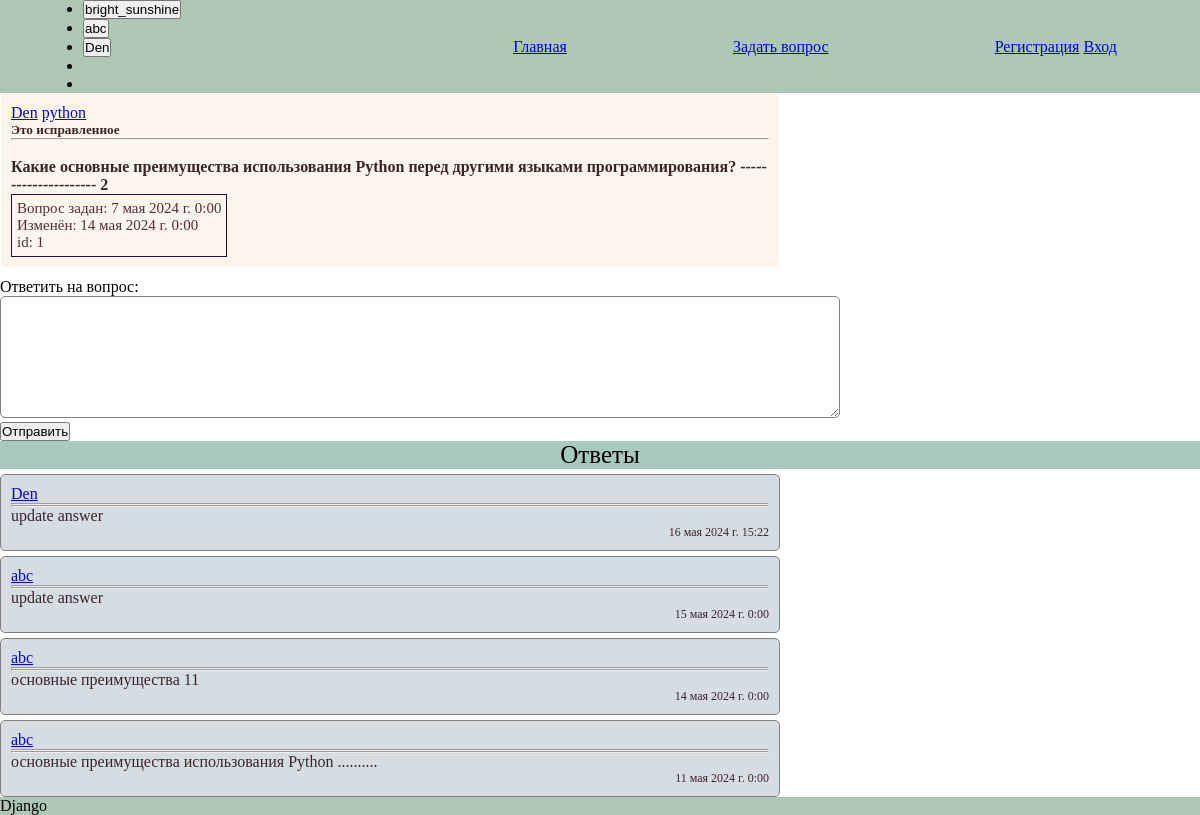
/q/1/, run on an earlier commit of the app's database.
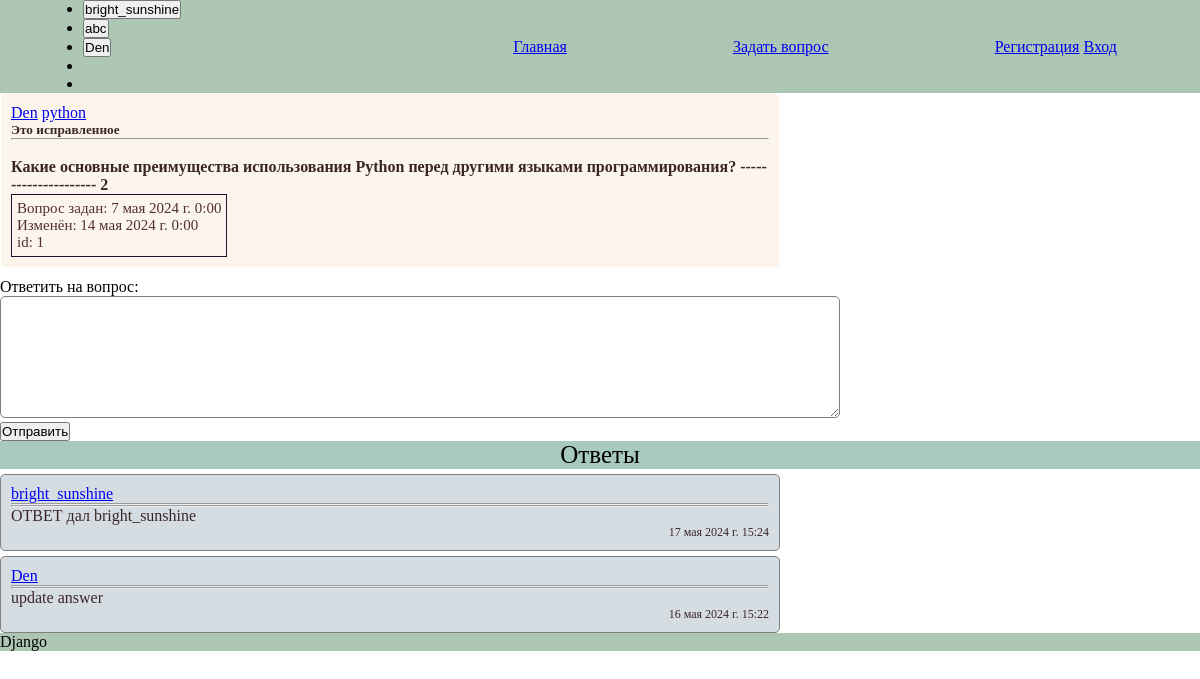
And on a later commit of the database.
### main/models.py (models this page shows, shortened)
class Question(models.Model):
    autor = models.ForeignKey(
        User,
        max_length=20,
        null=True,
        blank=False,
        on_delete=models.SET_NULL,
        related_name="question_set",
    )
    teg = models.CharField(max_length=10, blank=False)
    title = models.CharField(max_length=50, blank=False)
    text = models.TextField(max_length=200, blank=False)
    created_at = models.DateTimeField(auto_now_add=True, blank=False)
    updated_at = models.DateTimeField(auto_now=True, blank=False)
    views = models.SmallIntegerField(default=0)
    @property
    def answers(self):
        return Answer.objects.filter(question=self).order_by("-created_at")

class Answer(models.Model):
    autor = models.ForeignKey(
        User,
        null=True,
        blank=False,
        on_delete=models.SET_NULL,
        related_name="answer_set",
    )
    question = models.ForeignKey(
        Question,
        null=True,
        blank=False,
        on_delete=models.SET_NULL,
        related_name="question_set",
    )
    text = models.TextField(max_length=20, blank=False)
    created_at = models.DateTimeField(auto_now_add=True, blank=False)
    updated_at = models.DateTimeField(auto_now=True, blank=False)
    parent = models.ForeignKey(
        "self", null=True, blank=False, on_delete=models.SET_NULL
    )
    correct = models.BooleanField(default=False, blank=True)

### main/views.py (the view, shortened to what this page needs)
# urls.py: path("q/<int:question_id>/", question, name="question"),  # 1
def question(request, **kwargs):
    print(kwargs, "<<<< ---------- kwargs ----------")
    try:
        question_obj = Question.objects.get(id=kwargs["question_id"])
        context = {"quest": question_obj}
        return render(request, "questions.html", context)
    except Exception as e:
        print(e, "<<< eeeeee")
        return HttpResponse("err")

### templates/questions.html (shortened to what this page needs)
{% extends 'main.html' %}
{% load static %}
{% block content %}
  <link rel="stylesheet" type="text/css" href="{% static 'css/style.css' %}" />
  <div id="conteiner">
    <div id="box">
      <div>
        <a href="/user/{{ quest.autor }}">{{ quest.autor }}</a>
        <a href="https://qna.habr.com/tag/python/questions">{{ quest.teg }}</a>
        <div>
          <h5>{{ quest.title }}</h5>
          <hr />
          <br />
          <h4>{{ quest.text }}</h4>
        </div>
        <div class="date">
          <div>Вопрос задан: {{ quest.created_at }}</div>
          <div>Изменён: {{ quest.updated_at }}</div>id: {{ quest.id }}
        </div>
      </div>
    </div>
  </div>
  <form action="" method="post" id="form">
    <label for="message">Ответить на вопрос:</label><br />
    <textarea id="message" name="message" rows="8" cols="80"></textarea><br />
    <button type="submit">Отправить</button>
  </form>
  <div class="answers-container">
    <div id="label">Ответы</div>
    {% for ans in quest.answers %}
      <div id="answer">
        <div>
          <a href="{% url 'info_user' ans.autor %}">{{ ans.autor }}</a>
        </div>
        <hr />
        <hr />
        <div>{{ ans.text }}</div>
        <div id="date">
          <div>{{ ans.created_at }}</div>
        </div>
      </div>
    {% endfor %}
  </div>
{% endblock %}

### templates/main.html (shortened to what this page needs)
<!DOCTYPE html>
<html lang="en">
  <head>
  </head>
  <body>
    {% include 'navbar.html' %}
    {% block content %}
    {% endblock %}
    {% include 'footer.html' %}
  </body>
</html>

### templates/navbar.html (shortened to what this page needs)
<menu>
  <ul>
    <li>
      <form id="loginForm" action="{% url 'login' %}" method="post">
        <button type="submit">bright_sunshine</button>
      </form>
    </li>
    <li>
      <form id="loginForm" action="{% url 'login' %}" method="post">
        <button type="submit">abc</button>
      </form>
    </li>
    <li>
      <form id="loginForm" action="{% url 'login' %}" method="post">
        <button type="submit">Den</button>
      </form>
    </li>
    <li>
    </li>
    <li>
    </li>
  </ul>
  <a href="{% url 'index' %}">Главная</a>
  <a href="{% url 'question_create' %}">Задать вопрос</a>
  <div>
    {% if request.user.is_authenticated %}
      {% comment %} <a href="{% url 'user' request.user.username %}">Главная</a> {% endcomment %}
      <span>Добро пожаловать: {{ request.user.username }}</span>
      <a href="{% url 'logout' %}">Выход</a>
    {% else %}
      <a href="/register/">Регистрация</a>
      <a href="/login_in/">Вход</a>
    {% endif %}
  </div>
</menu>

### templates/footer.html (shortened to what this page needs)
<footer>Django</footer>

### static/css/style.css (style rules this page uses)
.date { padding: 5px; width: fit-content; border: 1px solid rgb(35, 16, 53); font-size: 15px; color: rgb(84, 47, 47); }
#conteiner { border: 5px; margin-bottom: 10px; padding: 10px; border: 1px solid rgba(255, 255, 255); border-radius: 5px; background-color: rgba(250, 235, 215, 0.508); width: 65%; color: rgb(59, 38, 38); }
#message { width: 70%; border: 1px solid grey; border-radius: 5px; }
#label { font-size: 25px; display: flex; justify-content: center; background-color: rgb(168, 201, 190); }
#answer { margin-top: 5px; padding: 10px; width: 65%; border: 1px solid grey; background-color: rgba(145, 163, 179, 0.376); border-radius: 5px; color: rgb(59, 38, 38); }

### templates/navbar.html (style rules this page uses)
menu { display: flex; justify-content: space-around; align-items: center; background-color: rgba(92, 144, 106, 0.5); }

### templates/questions.html (style rules this page uses)
#date { display: flex; font-size: 12px; flex-direction: row-reverse; }
#answer { display: flex; flex-direction: column; padding: 10px; }

### templates/footer.html (style rules this page uses)
footer { background-color: rgba(92, 144, 106, 0.5); }

### templates/main.html (style rules this page uses)
* { margin: 0; padding: 0; box-sizing: border-box; }

What changed in the data, as far as the page shows it:
removed Answer: autor "abc", text "update answer", created_at "15 мая 2024 г. 0:00"
removed Answer: autor "abc", text "основные преимущества 11", created_at "14 мая 2024 г. 0:00"
removed Answer: autor "abc", text "основные преимущества использования Python ..........", created_at "11 мая 2024 г. 0:00"
added Answer: autor "bright_sunshine", text "ОТВЕТ дал bright_sunshine", created_at "17 мая 2024 г. 15:24"
